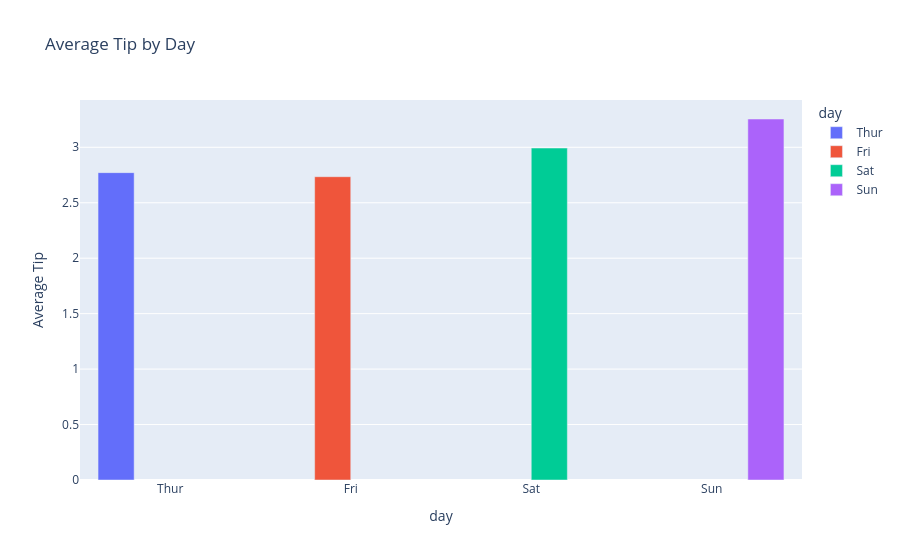

The cell this chart's notebook holds for it:
### Code cell
# Create an interactive bar chart showing average tip by day

avg_tip_by_day = df.groupby('day')['tip'].mean().reset_index()
fig = px.bar(avg_tip_by_day, x='day', y='tip', color='day', title='Average Tip by Day', 
             labels={'tip': 'Average Tip'}, barmode='group')
fig.show()

### Figure 1 — Plotly figure (JSON) as saved in the notebook; plotly's stock layout.template omitted (floating-point values rounded to 4 significant figures)
{"data": [{"alignmentgroup": "True", "hovertemplate": "day=%{x}<br>Average Tip=%{y}<extra></extra>", "legendgroup": "Thur", "marker": {"color": "#636efa", "pattern": {"shape": ""}}, "name": "Thur", "offsetgroup": "Thur", "orientation": "v", "showlegend": true, "textposition": "auto", "type": "bar", "x": ["Thur"], "xaxis": "x", "y": [2.771], "yaxis": "y"}, {"alignmentgroup": "True", "hovertemplate": "day=%{x}<br>Average Tip=%{y}<extra></extra>", "legendgroup": "Fri", "marker": {"color": "#EF553B", "pattern": {"shape": ""}}, "name": "Fri", "offsetgroup": "Fri", "orientation": "v", "showlegend": true, "textposition": "auto", "type": "bar", "x": ["Fri"], "xaxis": "x", "y": [2.735], "yaxis": "y"}, {"alignmentgroup": "True", "hovertemplate": "day=%{x}<br>Average Tip=%{y}<extra></extra>", "legendgroup": "Sat", "marker": {"color": "#00cc96", "pattern": {"shape": ""}}, "name": "Sat", "offsetgroup": "Sat", "orientation": "v", "showlegend": true, "textposition": "auto", "type": "bar", "x": ["Sat"], "xaxis": "x", "y": [2.993], "yaxis": "y"}, {"alignmentgroup": "True", "hovertemplate": "day=%{x}<br>Average Tip=%{y}<extra></extra>", "legendgroup": "Sun", "marker": {"color": "#ab63fa", "pattern": {"shape": ""}}, "name": "Sun", "offsetgroup": "Sun", "orientation": "v", "showlegend": true, "textposition": "auto", "type": "bar", "x": ["Sun"], "xaxis": "x", "y": [3.255], "yaxis": "y"}], "layout": {"barmode": "group", "legend": {"title": {"text": "day"}, "tracegroupgap": 0}, "title": {"text": "Average Tip by Day"}, "xaxis": {"anchor": "y", "categoryarray": ["Thur", "Fri", "Sat", "Sun"], "categoryorder": "array", "domain": [0, 1], "title": {"text": "day"}}, "yaxis": {"anchor": "x", "domain": [0, 1], "title": {"text": "Average Tip"}}}}
